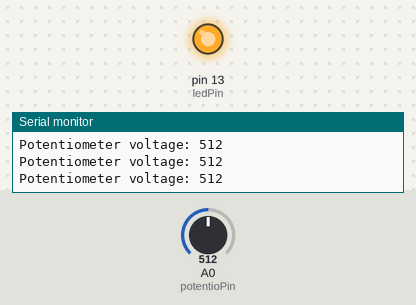
A sketch run on a simulated Arduino Uno, built with avr-gcc and run on an emulated ATmega328P. Shown: output pins drawn as LEDs (lit = HIGH), the last lines printed to the serial monitor. Inputs (shaded band) come from the test bench; at power-on: A0 (potentioPin) = 512.

Above: at 1.2 s.
1.3 s: A0 (potentioPin) set to 137
4.3 s: A0 (potentioPin) set to 118
At 5.4 s:
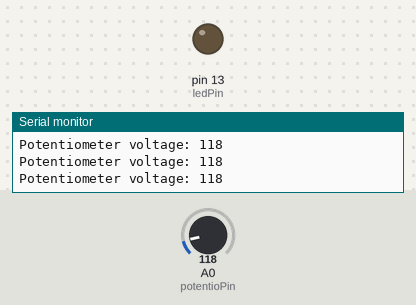
5.8 s: A0 (potentioPin) set to 306
At 7.0 s:
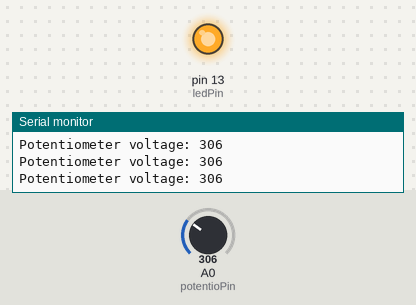
8.8 s: A0 (potentioPin) set to 122
At 9.3 s:
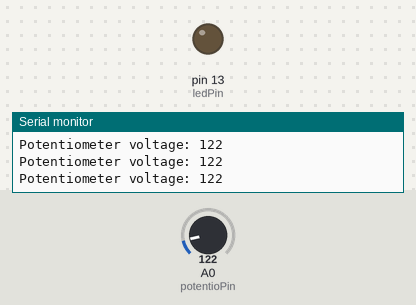
Timing chart, 0 to 11.3 s (numbered marks = the images above; inputs shaded):
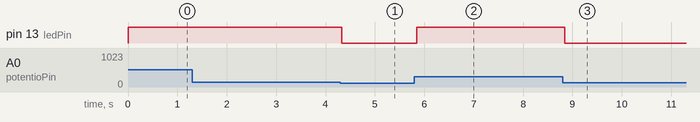

The sketch:

question2_19mcme03.ino
```cpp
// initializing variables of pin numbers
int ledPin =  13;
int potentioPin = 0;

void setup() {
    pinMode(ledPin, OUTPUT); // setting the led to output mode
    Serial.begin(9600); // setting the baud rate of the serial connection
}

void loop() {
    int analogValue = analogRead(potentioPin);
    String toPrint = "Potentiometer voltage: ";
    Serial.println(toPrint + analogValue); // printing value to serial monitor
    analogWrite(ledPin, analogValue); // giving the value as an input for led light
	delay(10);
}
```

Measured:
- the behaviour switches between 128 and 127 on A0 (potentioPin) (found by bisection; images 0 and 1)
- after the input at 4.3 s, pin 13 (ledPin): HIGH → LOW at once
- after the input at 5.8 s, pin 13 (ledPin): LOW → HIGH at once
- after the input at 8.8 s, pin 13 (ledPin): HIGH → LOW at once
